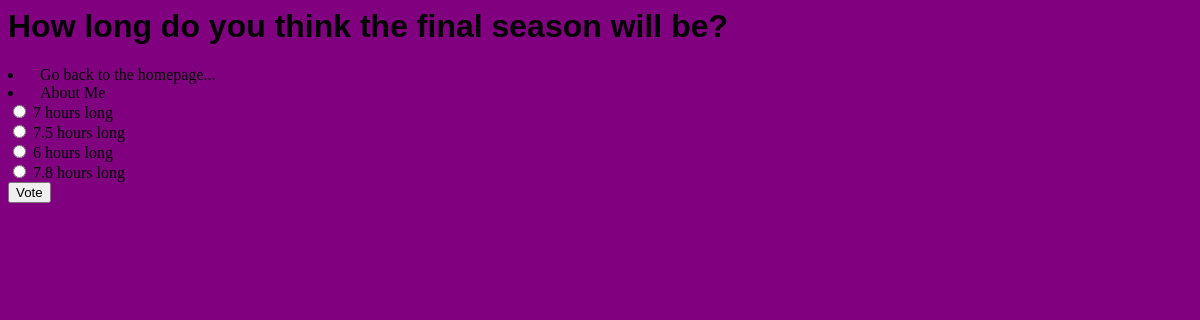
The app's page /polls/2/ with its own data.
### polls/models.py (models this page shows, shortened)
class Question(models.Model):
    question_text = models.CharField(max_length=200)
    pub_date = models.DateTimeField('date published')
    def was_published_recently(self):
        now = timezone.now()
        return now - datetime.timedelta(days=1) <= self.pub_date <= now
    was_published_recently.admin_order_field = 'pub_date'
    was_published_recently.boolean = True
    was_published_recently.short_description = 'Published recently?'

class Choice(models.Model):
    question = models.ForeignKey(Question, on_delete=models.CASCADE)
    choice_text = models.CharField(max_length=200)
    votes = models.IntegerField(default=0)

### polls/views.py (the view)
# urls.py: path('<int:pk>/', views.DetailView.as_view(), name='detail'),
class DetailView(generic.DetailView):
    model = Question
    template_name = 'polls/detail.html'
    def get_queryset(self):
        return Question.objects.filter(pub_date__lte = timezone.now())

### polls/templates/polls/detail.html (shortened to what this page needs)
{% load static %}
<link rel="stylesheet" type="text/css" href="{% static 'polls/style.css' %}">
<h1 class="detail">{{ question.question_text }}</h1>
<div class="navbar">
    <li><a href="{% url 'polls:index' %}">Go back to the homepage...</a></li>
    <li><a href="{% url 'polls:about_me' %}">About Me</a></li>
</div>
<form action="{% url 'polls:vote' question.id %}" method="post">
{% for choice in question.choice_set.all %}
    <input type="radio" name="choice" id="choice{{ forloop.counter }}" value="{{ choice.id }}">
    <label for="choice{{ forloop.counter }}">{{ choice.choice_text }}</label><br>
{% endfor %}
<input type="submit" value="Vote">
</form>

### polls/static/polls/style.css (style rules this page uses)
li { margin-right: 40px; }
li a { color : black; font-size = 18px; text-decoration: none; font-family: Comic Sans MS; }
h1 { font-family: Caviar Dreams, Helvetica, Georgia; }
a { font-family: Comic Sans MS; color: black; text-decoration: none; padding : 10px; }

### records on screen
Question: question_text "How long do you think the final season will be?"
Choice: choice_text "7 hours long"
Choice: choice_text "7.5 hours long"
Choice: choice_text "6 hours long"
Choice: choice_text "7.8 hours long"
